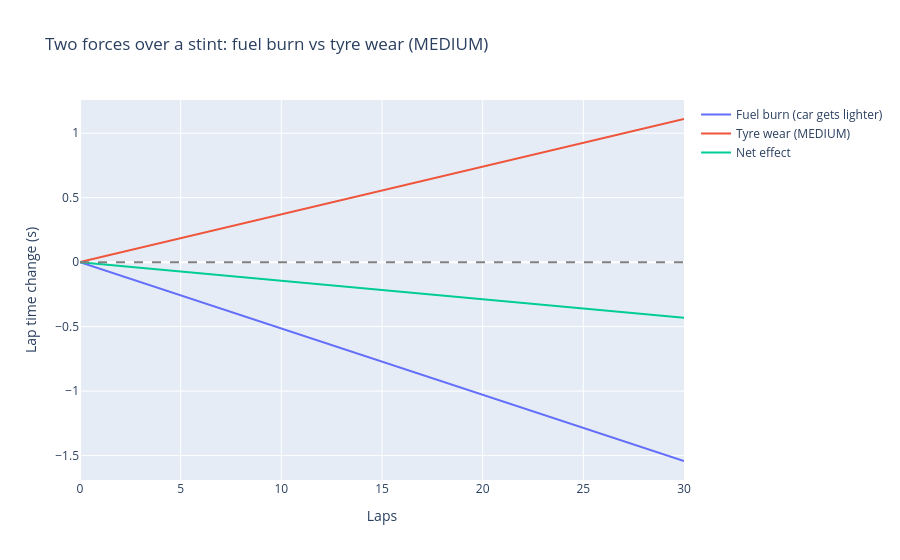

Notebook code cell kept with this figure:
### Code cell
laps_range = np.arange(0, 31)

fuel = result["LapNumber"] * laps_range
wear = result["Age_MEDIUM"] * laps_range
net = fuel + wear

forces = pd.DataFrame({
    "Laps": laps_range,
    "Fuel burn (car gets lighter)": fuel,
    "Tyre wear (MEDIUM)": wear,
    "Net effect": net,
})

fig = px.line(
    forces, x="Laps", y=forces.columns[1:],
    labels={"value": "Lap time change (s)", "variable": ""},
    title="Two forces over a stint: fuel burn vs tyre wear (MEDIUM)",
)
fig.add_hline(y=0, line_dash="dash", line_color="grey")
fig.show()

### Figure 1 — Plotly figure (JSON) as saved in the notebook; plotly's stock layout.template omitted (floating-point values rounded to 4 significant figures)
{"data": [{"hovertemplate": "=Fuel burn (car gets lighter)<br>Laps=%{x}<br>Lap time change (s)=%{y}<extra></extra>", "legendgroup": "Fuel burn (car gets lighter)", "line": {"color": "#636efa", "dash": "solid"}, "marker": {"symbol": "circle"}, "mode": "lines", "name": "Fuel burn (car gets lighter)", "orientation": "v", "showlegend": true, "type": "scatter", "x": [0, 1, 2, 3, 4, 5, 6, 7, 8, 9, 10, 11, 12, 13, 14, 15, 16, 17, 18, 19, 20, 21, 22, 23, 24, 25, 26, 27, 28, 29, 30], "xaxis": "x", "y": [-0.0, -0.0514, -0.1028, -0.1542, -0.2056, -0.257, -0.3084, -0.3598, -0.4112, -0.4626, -0.514, -0.5654, -0.6168, -0.6682, -0.7196, -0.771, -0.8224, -0.8738, -0.9252, -0.9766, -1.028, -1.079, -1.131, -1.182, -1.234, -1.285, -1.336, -1.388, -1.439, -1.491, -1.542], "yaxis": "y"}, {"hovertemplate": "=Tyre wear (MEDIUM)<br>Laps=%{x}<br>Lap time change (s)=%{y}<extra></extra>", "legendgroup": "Tyre wear (MEDIUM)", "line": {"color": "#EF553B", "dash": "solid"}, "marker": {"symbol": "circle"}, "mode": "lines", "name": "Tyre wear (MEDIUM)", "orientation": "v", "showlegend": true, "type": "scatter", "x": [0, 1, 2, 3, 4, 5, 6, 7, 8, 9, 10, 11, 12, 13, 14, 15, 16, 17, 18, 19, 20, 21, 22, 23, 24, 25, 26, 27, 28, 29, 30], "xaxis": "x", "y": [0.0, 0.037, 0.074, 0.111, 0.148, 0.185, 0.222, 0.259, 0.296, 0.333, 0.37, 0.407, 0.444, 0.481, 0.518, 0.555, 0.592, 0.629, 0.666, 0.703, 0.74, 0.777, 0.814, 0.851, 0.888, 0.925, 0.962, 0.999, 1.036, 1.073, 1.11], "yaxis": "y"}, {"hovertemplate": "=Net effect<br>Laps=%{x}<br>Lap time change (s)=%{y}<extra></extra>", "legendgroup": "Net effect", "line": {"color": "#00cc96", "dash": "solid"}, "marker": {"symbol": "circle"}, "mode": "lines", "name": "Net effect", "orientation": "v", "showlegend": true, "type": "scatter", "x": [0, 1, 2, 3, 4, 5, 6, 7, 8, 9, 10, 11, 12, 13, 14, 15, 16, 17, 18, 19, 20, 21, 22, 23, 24, 25, 26, 27, 28, 29, 30], "xaxis": "x", "y": [0.0, -0.0144, -0.0288, -0.0432, -0.0576, -0.072, -0.0864, -0.1008, -0.1152, -0.1296, -0.144, -0.1584, -0.1728, -0.1872, -0.2016, -0.216, -0.2304, -0.2448, -0.2592, -0.2736, -0.288, -0.3024, -0.3168, -0.3312, -0.3456, -0.36, -0.3744, -0.3888, -0.4032, -0.4176, -0.432], "yaxis": "y"}], "layout": {"legend": {"title": {"text": ""}, "tracegroupgap": 0}, "shapes": [{"line": {"color": "grey", "dash": "dash"}, "type": "line", "x0": 0, "x1": 1, "xref": "x domain", "y0": 0, "y1": 0, "yref": "y"}], "title": {"text": "Two forces over a stint: fuel burn vs tyre wear (MEDIUM)"}, "xaxis": {"anchor": "y", "domain": [0, 1], "title": {"text": "Laps"}}, "yaxis": {"anchor": "x", "domain": [0, 1], "title": {"text": "Lap time change (s)"}}}}
